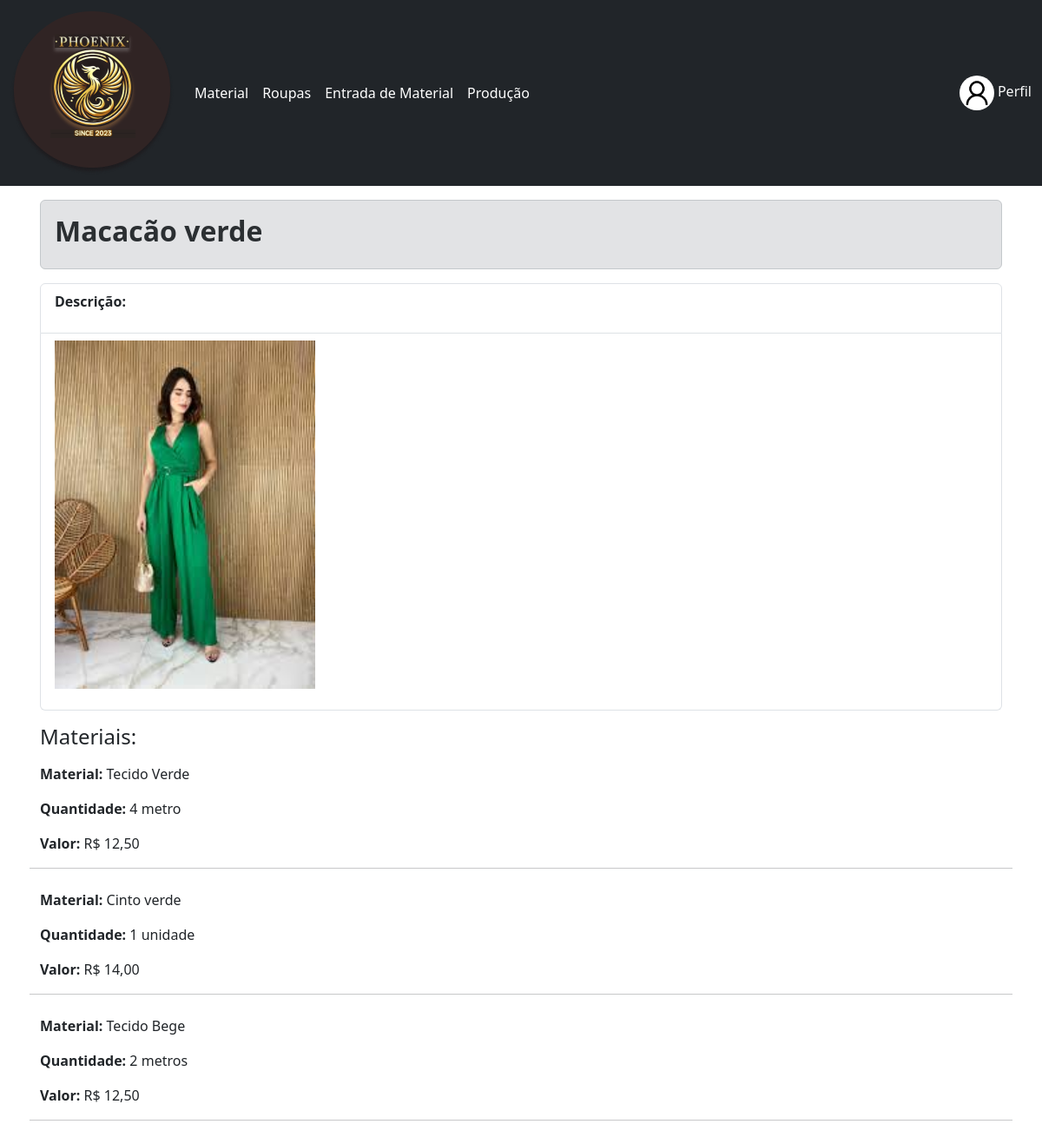
Page /roupas/31/ (signed in) on the committed database.
### usuario/models.py (models this page shows, shortened)
class CustomUser(AbstractUser):
    linguagem = [
        ('pt-br', 'Português - Brasil'),
        ('eng', 'Inglês (Indisponível)')
    ]
    cpf = models.CharField(max_length=11, unique=True, verbose_name="CPF")
    profile_picture = models.ImageField(upload_to='profile_pictures/', blank=True, null=True)
    idioma = models.CharField(verbose_name="Idioma", null=False, blank=False,  choices=linguagem, default='pt-br', max_length=7)

### roupa/models.py (models this page shows, shortened)
class Roupa(models.Model):
    nome = models.CharField(verbose_name="Nome", max_length=100, null=False, blank=False)
    descricao = models.TextField(verbose_name="Descrição", null=True, blank=True)
    imagem = models.ImageField(upload_to="fotos/")
    def valor_producao(self):
        RoupaMaterial = apps.get_model('roupa', 'RoupaMaterial')
        valor_total = RoupaMaterial.objects.filter(roupa=self).aggregate(
            total_valor=Sum(F('material__valor') * F('quantidade'))
        )['total_valor'] or 0
        return valor_total

class RoupaMaterial(models.Model):
    roupa = models.ForeignKey(Roupa, on_delete=models.CASCADE)
    material = models.ForeignKey('material.Material', on_delete=models.CASCADE)
    quantidade = models.PositiveBigIntegerField()

### material/models.py (models this page shows, shortened)
class Material(models.Model):
    nome = models.CharField(verbose_name="Nome", max_length=100, null=False, blank=False)
    descricao = models.TextField(verbose_name="Descrição", null=True, blank=True)
    unid_medida = models.CharField(verbose_name="Unidade de Medida", max_length=30, null=False, blank=True)
    valor = models.DecimalField(verbose_name="Valor", null=False, blank=False, max_digits=10, decimal_places=2)
    imagem = models.ImageField(upload_to="fotos/")

### roupa/views.py (the view)
# urls.py: path('<int:pk>/', RoupaDetailView.as_view(), name='roupa_detail'),
class RoupaDetailView(LoginRequiredMixin, DetailView):
    model = Roupa
    context_object_name = 'roupa'
    template_name = 'roupa_detail_view.html'
    def get_context_data(self, **kwargs):
        context = super().get_context_data(**kwargs)
        roupa = self.object
        context['valor_producao'] = roupa.valor_producao()
        context['materiais'] =  self.object.roupamaterial_set.select_related('material').all()
        return context

### roupa/templates/roupa_detail_view.html (shortened to what this page needs)
{% extends 'base.html' %}
{% block content %}
<div class="alert alert-secondary" role="alert">
    <h2><strong>{{ object.nome}}</strong></h2>
</div>
<ul class="list-group">
    <li class="list-group-item"><p><strong>Descrição:</strong> {{ object.descricao }}</p></li>
    <li class="list-group-item"><p><img src="{{object.imagem.url}}" alt="{{ musica.titulo }}" width=300></p></li>
</ul>
<h4 class="mt-3">Materiais:</h4>
<div class="row">
        {% for material in materiais %}
            <div class="mt-2">
                <p><strong>Material:</strong> {{ material.material.nome }}</p>
                <p><strong>Quantidade:</strong> {{ material.quantidade }} {{ material.material.unid_medida }} </p>
                <p><strong>Valor:</strong> R$ {{ material.material.valor|floatformat:2 }}</p>
            </div>
            <hr>
        {% empty %}
            <p>Não há materiais cadastrados.</p>
        {% endfor %}
    </div>
{% endblock %}

### dashboard/templates/base.html (shortened to what this page needs)
<!DOCTYPE html>
<html lang="pt-br">
<head>
    <link href="https://cdn.jsdelivr.net/npm/bootstrap@5.3.3/dist/css/bootstrap.min.css" rel="stylesheet">
    {%load static%}
</head>
<body>
    <nav class="navbar navbar-expand-lg navbar-dark bg-dark">
        <div class="container-fluid">
            <a class="navbar-brand" href="{% url 'dashboard' %}">
                <img src="{% static 'imagens/logo.png' %}" alt="Phoenix">
            </a>
            <div class="collapse navbar-collapse" id="navbarNav">
                <ul class="navbar-nav">
                    <li class="nav-item">
                        <a class="nav-link active" aria-current="page" href="{% url 'material_list' %}">Material</a></li>
                    <li> <a class="nav-link active" aria-current="page" href="{% url 'roupa_list' %}">Roupas</a></li>
                    <li> <a class="nav-link active" aria-current="page" href="{% url 'movimentacao_list' %}">Entrada de Material</a></li>
                    <li> <a class="nav-link active" aria-current="page" href="{% url 'producao_list' %}">Produção</a></li>
                    </ul>
                    <span class="ms-auto">
                    {% if user.is_authenticated %}
                    <span class="navbar-text ms-auto">
                        {% if user.profile_picture %}
                        <img src="{{ user.profile_picture.url }}" alt="Foto de Perfil" class="rounded-circle" style="width: 40px; height: 40px;">
                        {% else %}
                        <img src="{% static 'imagens/default_profile.png' %}" alt="Foto Padrão" class="rounded-circle" style="width: 40px; height: 40px;">
                        {% endif %}
                        <a class="nav-link d-inline-block link-light" href="{% url 'profile' %}">Perfil</a>
                    </span>
                    {% endif %}
                </span>
            </div>
        </div>
    </nav>
    <div class="container py-3 px-3">
        {% block content %}
        {% endblock %}
    </div>
</body>
</html>

### rows in the picture
CustomUser: profile_picture (picture)
Roupa: nome "Macacão verde", imagem (picture)
RoupaMaterial: material.nome "Tecido Verde", quantidade "4", material.unid_medida "metro", material.valor "12,50"
RoupaMaterial: material.nome "Cinto verde", quantidade "1", material.unid_medida "unidade", material.valor "14,00"
RoupaMaterial: material.nome "Tecido Bege", quantidade "2", material.unid_medida "metros", material.valor "12,50"
